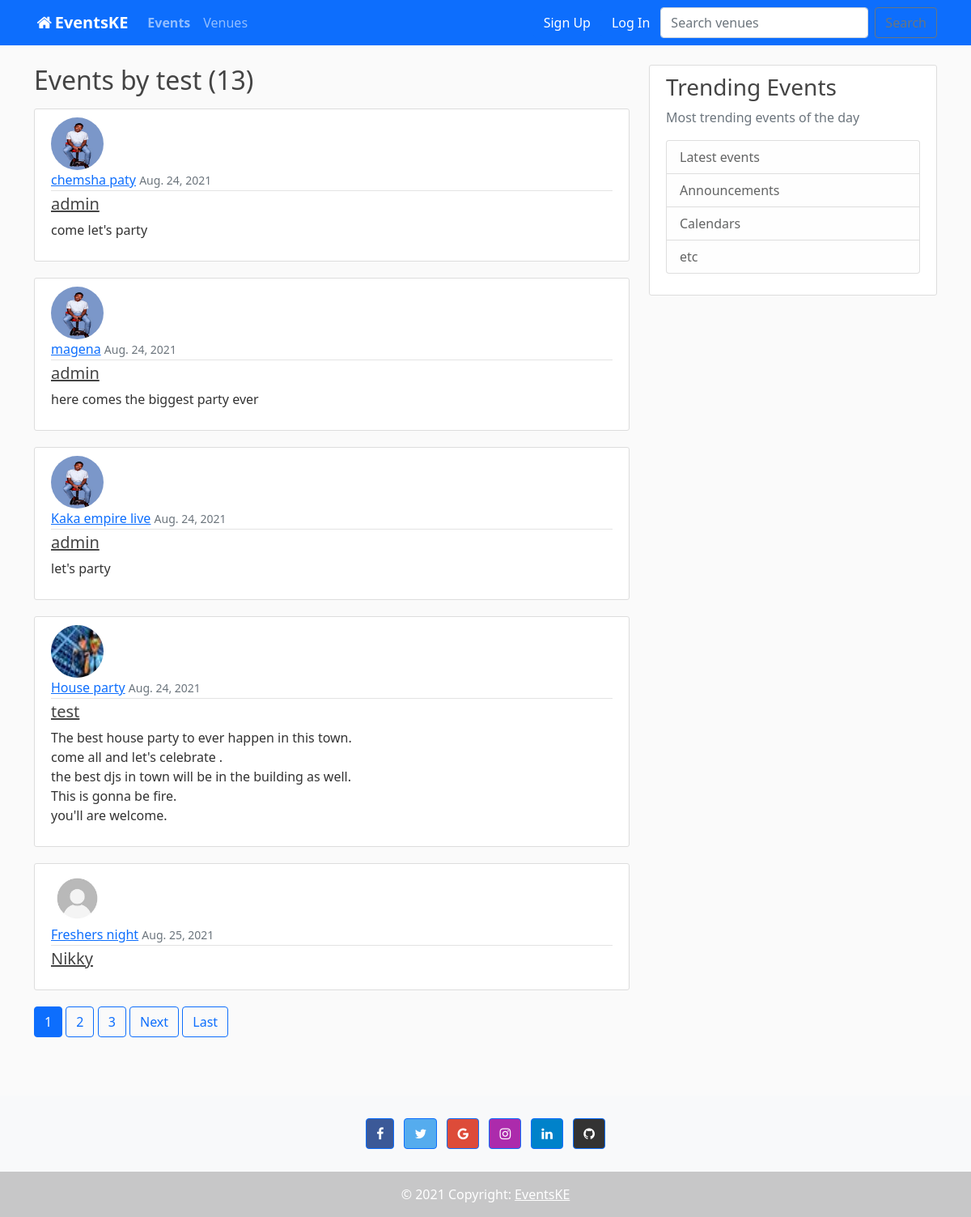
The page /user/test/ on the database its author committed.
### Events/models.py (models this page shows)
class Event(models.Model):
    name = models.CharField('Event name', max_length=120)
    event_date = models.DateTimeField('Event date')
    venue = models.ForeignKey(Venue, blank=True, null=True, on_delete=models.CASCADE)
    manager = models.ForeignKey(User, blank=True, null=True, on_delete=models.SET_NULL)
    description = models.TextField(blank='True')
    attendees = models.ManyToManyField(MyClubUser, blank=True)
    date_posted = models.DateField(default=timezone.now)
    def __str__(self):
        return self.name

### users/models.py (models this page shows, shortened)
class Profile(models.Model):
    user= models.OneToOneField(User, on_delete=models.CASCADE)
    image = models.ImageField(default='default.jpg', upload_to='profile_pics')

### Events/views.py (the view, shortened to what this page needs)
# urls.py: path('user/<str:username>/', views.UserPostListView.as_view(), name='user-events'),
class UserPostListView(ListView):
    model = Event
    template_name = 'Events/user_event.html'
    context_object_name = 'events'
    paginate_by = 5

### Events/templates/Events/user_event.html (shortened to what this page needs)
{% extends 'Events/base.html' %}
{% load static %}
{% block content %}
    <h2 class="mb-3">Events by {{ view.kwargs.username }} ({{ page_obj.paginator.count }})</h2>
    {% for event in events %}
        <article class="media content-section"><img class="rounded-circle article-img" src="{{ event.manager.profile.image.url }}">
          <div class="media-body">
            <div class="article-metadata">
              <a class="mr-2" href="{% url 'Event_detail' event.id %}">{{ event }}</a>
              <small class="text-muted">{{ event.date_posted }}</small>
            </div>
              <h5><a class="article-title" href="{% url 'user-events' event.manager.username %}">{{ event.manager }}</a></h5>
            <p class="article-content">{{ event.description }}</p>
          </div>
        </article>
    {% endfor %}
      {% for num in page_obj.paginator.page_range %}
        {% if page_obj.number == num %}
          <a class="btn btn-primary mb-4" href="?page={{ num }}">{{ num }}</a>
        {% elif num > page_obj.number|add:'-3' and num < page_obj.number|add:'3' %}
          <a class="btn btn-outline-primary mb-4" href="?page={{ num }}">{{ num }}</a>
        {% endif %}
      {% endfor %}
    {% if is_paginated %}
      {% if page_obj.has_next %}
        <a class="btn btn-outline-primary mb-4" href="?page={{ page_obj.next_page_number }}">Next</a>
        <a class="btn btn-outline-primary mb-4" href="?page={{ page_obj.paginator.num_pages }}">Last</a>
      {% endif %}
    {% endif %}
{% endblock %}

### Events/templates/Events/base.html (shortened to what this page needs)
{% load static %}
<!doctype html>
<html lang="en" xmlns="http://www.w3.org/1999/html">
  <head>
    <link href="{% static 'css/bootstrap.min.css' %}" rel = 'stylesheet'>
    <link href="{% static 'font-awesome/css/font-awesome.min.css' %}" rel="stylesheet">
     <link rel="stylesheet" type="text/css" href="{% static 'css/main.css' %}">
  </head>
<body>
  {% include 'Events/navbar.html' %}
 <main role="main" class="container">
      <div class="row">
        <div class="col-md-8">
          {% block content %}{% endblock %}
        </div>
        <div class="col-md-4">
          <div class="content-section">
            <h3>Trending Events</h3>
            <p class='text-muted'>Most trending events of the day</p>
              <ul class="list-group">
                <li class="list-group-item list-group-item-light">Latest events</li>
                <li class="list-group-item list-group-item-light">Announcements</li>
                <li class="list-group-item list-group-item-light">Calendars</li>
                <li class="list-group-item list-group-item-light">etc</li>
              </ul>
          </div>
        </div>
      </div>
    </main>
<br/><br/>
  <footer class="  bg-light text-center text-white" >
  <div class="container p-4 pb-0">
    <section class="mb-4">
      <a
        class="btn btn-primary btn-floating m-1"
        style="background-color: #3b5998;"
        href="#!"
        role="button"
        ><i class="fa fa-facebook-f"></i
      ></a>
      <a
        class="btn btn-primary btn-floating m-1"
        style="background-color: #55acee;"
        href="#!"
        role="button"
        ><i class="fa fa-twitter"></i
      ></a>
      <a
        class="btn btn-primary btn-floating m-1"
        style="background-color: #dd4b39;"
        href="#!"
        role="button"
        ><i class="fa fa-google"></i
      ></a>
      <a
        class="btn btn-primary btn-floating m-1"
        style="background-color: #ac2bac;"
        href="#!"
        role="button"
        ><i class="fa fa-instagram"></i
      ></a>
      <a class="btn btn-primary btn-floating m-1"
        style="background-color: #0082ca;"
        href="#!"
        role="button"><i class="fa fa-linkedin"></i>
      </a>
      <a
        class="btn btn-primary btn-floating m-1"
        style="background-color: #333333;"
        href="#!"
        role="button"
        ><i class="fa fa-github"></i
      ></a>
    </section>
  </div>
  <div class="text-center p-3" style="background-color: rgba(0, 0, 0, 0.2);">
    © 2021 Copyright:
    <a class="text-white" href="{% url 'homee' %}"> EventsKE</a>
  </div>
</footer>
</body>
</html>

### Events/templates/Events/navbar.html (shortened to what this page needs)
	<nav class="navbar navbar-expand-lg navbar-dark bg-primary text-dark fixed-top ">
  <div class="container">
    <a class="navbar-brand " href="{% url 'homee'%} "><i class="fa fa-fw fa-home"></i><b>EventsKE</b></a>
    <div class="collapse navbar-collapse" id="navbarSupportedContent">
      <ul class="navbar-nav me-auto mb-2 mb-lg-0">
        <li class="nav-item">
          <a class="nav-link" href="{% url 'Event list' %}"><b>Events</b></a>
         </li>
                     <li class="nav-item">
          <a class="nav-link" href="{% url 'list venues' %}">Venues</a>
        </li>
    </ul>
        {% if user.is_authenticated %}
        <a href="{% url 'logout'  %}" class="btn btn-primary"><center>Logout</center></a><br/>
        <a href="{% url 'profile'  %}" class="btn btn-primary"><center>Profile</center></a><br/>
        {% else %}
        <a href="{% url 'register'%} " class="btn btn-primary"><center>Sign Up</center></a>
           <a href="{% url 'login'  %}" class="btn btn-primary"><center>Log In</center></a><br/>
        {% endif %}
      <form class="d-flex" method="POST" action="{% url 'search venues' %}">
        <input class="form-control me-2" type="search" placeholder="Search venues" aria-label="Search"  name="searched">
          <button class="btn btn-outline-secondary" type="submit">Search</button>
      </form>
    </div>
  </div>
</nav>

### Events/static/css/main.css (style rules this page uses)
body { background: #fafafa; color: #333333; margin-top: 5rem; }
h1, h2, h3, h4, h5, h6 { color: #444444; }
ul { margin: 0; }
.content-section { background: #ffffff; padding: 10px 20px; border: 1px solid #dddddd; border-radius: 3px; margin-bottom: 20px; }
.article-title { color: #444444; }
.article-content { white-space: pre-line; }
.article-img { height: 65px; width: 65px; margin-right: 16px; }
.article-metadata { padding-bottom: 1px; margin-bottom: 4px; border-bottom: 1px solid #e3e3e3 }

### rows shown on the page
Event: manager.profile.image (picture), name "chemsha paty", date_posted "Aug. 24, 2021", manager "admin", description "come let's party"
Event: manager.profile.image (picture), name "magena", date_posted "Aug. 24, 2021", manager "admin", description "here comes the biggest party ever"
Event: manager.profile.image (picture), name "Kaka empire live", date_posted "Aug. 24, 2021", manager "admin", description "let's party"
Event: manager.profile.image (picture), name "House party", date_posted "Aug. 24, 2021", manager "test", description "The best house party to ever happen in this town. come all and let's celebrate . the best djs in town will be in the building as well. This is gonna be fire. you'll are welcome."
Event: manager.profile.image (placeholder picture), name "Freshers night", date_posted "Aug. 25, 2021", manager "Nikky"

### other values the page prints
{{ view.kwargs.username }} "test"
{{ page_obj.paginator.count }} "13"
{{ num }} "1"
{{ num }} "2" "3"
